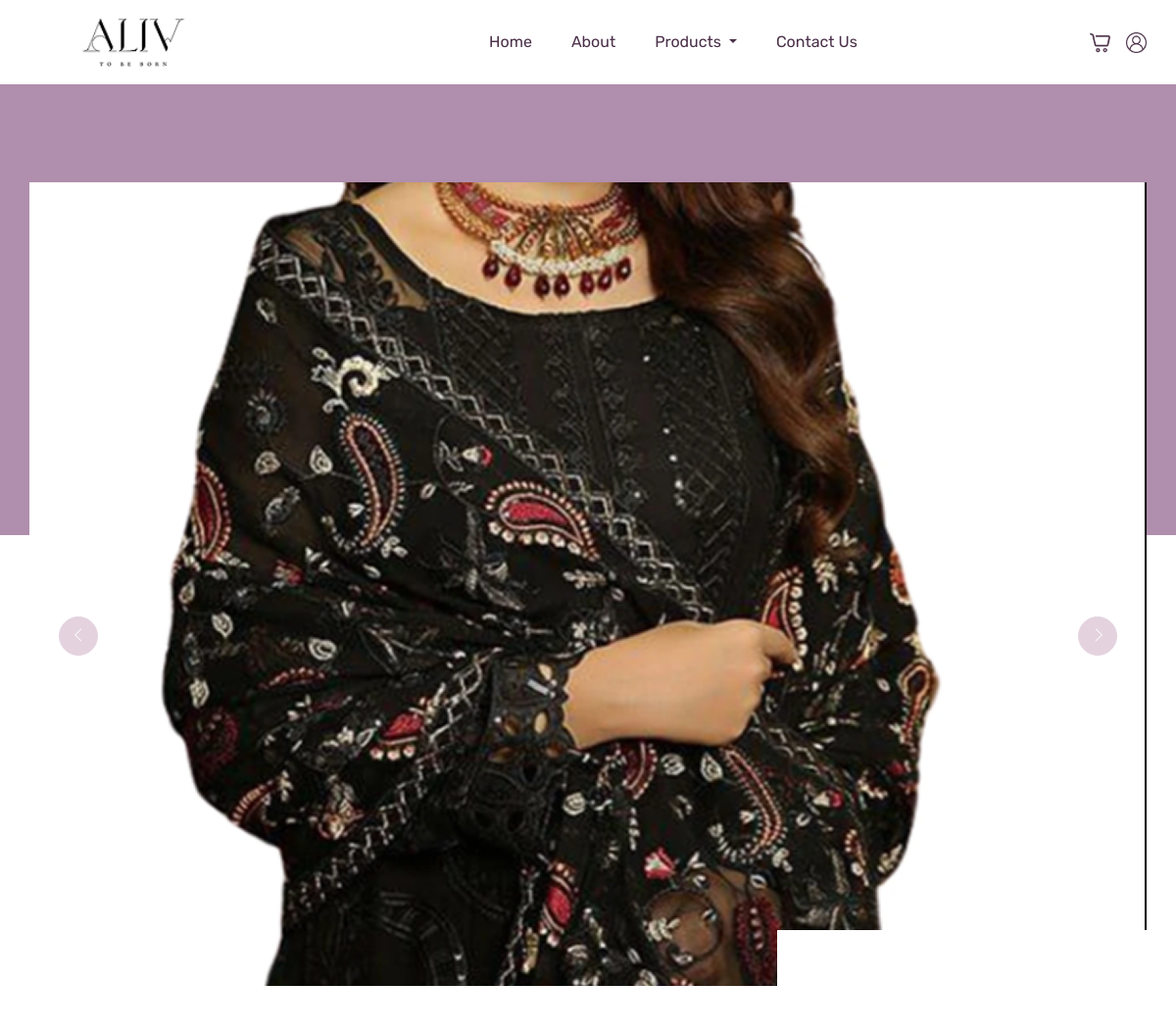
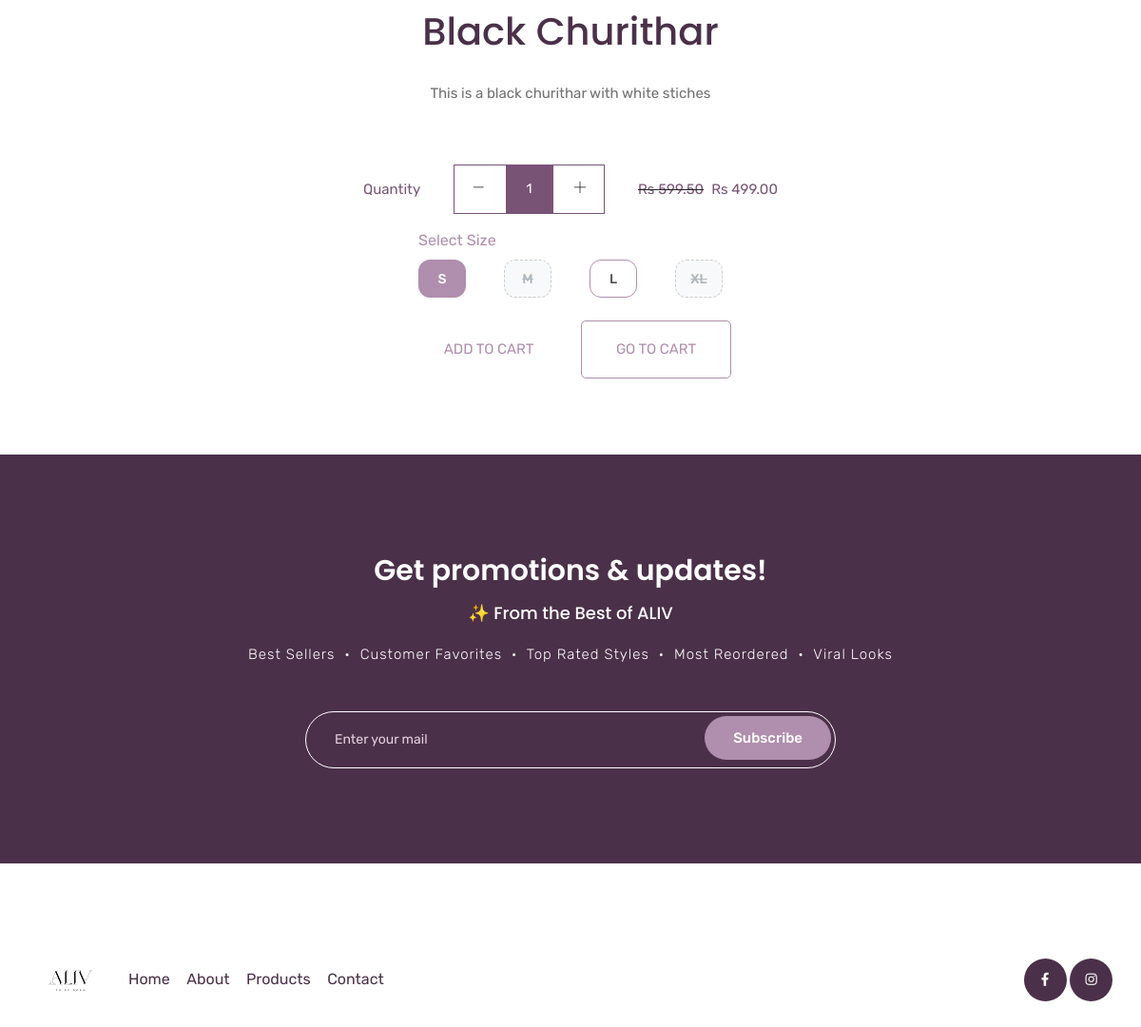
The app's page /product/2 with its own data (2 pictures, top to bottom).
### website/models.py (models this page shows, shortened)
class ProductImage(models.Model):
    product = models.ForeignKey(Product, on_delete=models.CASCADE, related_name='images')
    image = models.ImageField(upload_to=product_gallery_image_path)
    alt_text = models.CharField(max_length=100, blank=True, null=True)
    is_featured = models.BooleanField(default=False)
    created_at = models.DateTimeField(auto_now_add=True)

class Product(models.Model):
    name        = models.CharField(max_length=100)
    price       = models.DecimalField(default=0, decimal_places=2, max_digits=6)
    category    = models.ForeignKey(Category, on_delete=models.CASCADE, default=1)
    sizes       = models.ManyToManyField(Size, blank=True)
    description = models.CharField(max_length=300, default='', blank=True, null=True)
    image       = models.ImageField(
        upload_to=product_image_path,
        help_text="Please upload an image for the product in 360*380 resolution.")
    is_sale     = models.BooleanField(default=False)
    sale_price  = models.DecimalField(default=0, decimal_places=2, max_digits=6)
    is_top_product = models.BooleanField(default=False, help_text="Mark as Top Product (max 6)")
    priority = models.PositiveIntegerField(
        default=0,
        help_text="Use numbers 1 to 6 for top product priority. Leave 0 if not top."
    )

class Size(models.Model):
    name = models.CharField(max_length=50)
    code = models.CharField(max_length=20, default='', blank=True, null=True)

### website/views.py (the view)
# urls.py: path('product/<int:pk>',views.product, name="product"),
def product(request, pk):
    product = Product.objects.get(id=pk)
    product_url = request.build_absolute_uri()
    product_images = product.images.all()  # Uses related_name='images'
    all_sizes = Size.objects.all()
    return render(request, 'product.html', {
        'product': product,
        'product_url': product_url,
        'product_images': product_images,
        'all_sizes': all_sizes,
    })

### website/templates/product.html (shortened to what this page needs)
{% extends 'base.html' %}
{% load static %}
{% block content%}
<div class="product_image_area">
    <div class="container">
        <div class="row justify-content-center">
            <div class="col-lg-12">
                <div class="product_img_slide owl-carousel">
                    {% for img in product_images %}
                    <div class="single_product_img">
                        <img src="{{ img.image.url }}" alt="{{ img.alt_text|default:product.name }}" class="img-fluid">
                    </div>
                    {% endfor %}
                </div>
            </div>
            <div class="col-lg-8">
                <div class="single_product_text text-center">
                    <h3>{{ product.name }}</h3>
                    <p>
                        {{ product.description}}
                    </p>
                    <div class="card_area">
                        <div class="product_count_area">
                            <p>Quantity</p>
                            <div class="product_count d-inline-block">
                                <span class="product_count_item inumber-decrement"> <i class="ti-minus"></i></span>
                                <input class="product_count_item input-number" type="text" value="1" min="1" max="10">
                                <span class="product_count_item number-increment"> <i class="ti-plus"></i></span>
                            </div>
                            {% if product.is_sale %}
                            <strike class="mr-2">
                                <p>Rs {{ product.price}}</p>
                            </strike>
                            <p>Rs {{ product.sale_price}}</p>
                            {% else %}
                            <p>Rs {{ product.price}}</p>
                            {% endif %}
                        </div>
                        <div class="product_size_selector mb-4 mt-3"
                            style="text-align: left; max-width: 320px; margin-left: auto; margin-right: auto;">
                            <div class="d-flex justify-content-between align-items-center mb-2">
                                <span style="color: #B08EAD; font-size: 16px;">Select Size</span>
                            </div>
                            <div class="d-flex justify-content-between" id="size-options-container">
                                {% for size in all_sizes %}
                                {% if size in product.sizes.all %}
                                <div class="size-option" data-value="{{ size.code }}">{{ size.code }}</div>
                                {% else %}
                                <div class="size-option disabled" data-value="{{ size.code }}">{{ size.code }}</div>
                                {% endif %}
                                {% endfor %}
                            </div>
                        </div>
                        <div class="buy_now">
                            <form action="{% url 'add_to_cart' product.id %}" method="POST" id="add_to_cart_form"
                                style="display: inline-block;">
                                <button type="submit" class="btn_3" style="border: none; cursor: pointer;">
                                    Add to Cart
                                </button>
                            </form>
                            <a href="{% url 'cart_detail' %}" class="btn_3" style="margin-left: 10px;">
                                Go to Cart
                            </a>
                        </div>
                    </div>
                </div>
            </div>
        </div>
    </div>
</div>
<section class="subscribe_part section_padding">
    <div class="container">
        <div class="row justify-content-center">
            <div class="col-lg-8">
                <div class="subscribe_part_content">
                    <h2>Get promotions & updates!</h2>
                    <h4 style="color: #fff; margin-bottom: 15px;">✨ From the Best of ALIV</h4>
                    <p style="letter-spacing: 1px; font-weight: 300; margin-bottom: 30px;">Best Sellers
                        &nbsp;&bull;&nbsp; Customer Favorites &nbsp;&bull;&nbsp; Top Rated Styles &nbsp;&bull;&nbsp;
                        Most Reordered &nbsp;&bull;&nbsp; Viral Looks</p>
                    <div class="subscribe_form">
                        <form action="{% url 'subscribe' %}" method="POST">
                            <input type="email" name="email" placeholder="Enter your mail" required>
                            <button type="submit" class="btn_1"
                                style="border: none; cursor: pointer;">Subscribe</button>
                        </form>
                    </div>
                </div>
            </div>
        </div>
    </div>
</section>
{% endblock %}

### website/templates/base.html (shortened to what this page needs)
{% load static %}
<!doctype html>
<html lang="zxx">
<head>
    <link rel="stylesheet" href="{%static 'website/css/bootstrap.min.css'%}">
    <link rel="stylesheet" href="{%static 'website/css/animate.css'%}">
    <link rel="stylesheet" href="{%static 'website/css/owl.carousel.min.css'%}">
    <link rel="stylesheet" href="{%static 'website/css/all.css'%}">
    <link rel="stylesheet" href="{%static 'website/css/flaticon.css'%}">
    <link rel="stylesheet" href="{%static 'website/css/themify-icons.css'%}">
    <link rel="stylesheet" href="{%static 'website/css/magnific-popup.css'%}">
    <link rel="stylesheet" href="{%static 'website/css/slick.css'%}">
    <link rel="stylesheet" href="{%static 'website/css/style.css'%}">
</head>
<body>
    <header class="main_menu home_menu">
        <div class="container">
            <div class="row align-items-center justify-content-center">
                <div class="col-lg-12">
                    <nav class="navbar navbar-expand-lg navbar-light">
                        <a class="navbar-brand" href="{% url 'home' %}">
                            <img src="{% static 'website/img/alivv/toalivv.png' %}" alt="logo" style="height: 50px;">
                        </a>
                        <div class="collapse navbar-collapse main-menu-item" id="navbarSupportedContent">
                            <ul class="navbar-nav">
                                <li class="nav-item">
                                    <a class="nav-link" href="{% url 'home' %}">Home</a>
                                </li>
                                <li class="nav-item">
                                    <a class="nav-link" href="{% url 'about' %}">about</a>
                                </li>
                                <li class="nav-item dropdown">
                                    <a class="nav-link dropdown-toggle" href="blog.html" id="navbarDropdown_1"
                                        role="button" data-toggle="dropdown" aria-haspopup="true" aria-expanded="false">
                                        products
                                    </a>
                                </li>
                                <li class="nav-item">
                                    <a class="nav-link" href="{% url 'contact' %}">Contact Us</a>
                                </li>
                            </ul>
                        </div>
                        <div class="hearer_icon d-flex align-items-center">
                            <a href="{% url 'cart_detail' %}" class="mr-3">
                                <img src="{% static 'website/img/alivv/cart.png' %}" alt="cart"
                                    style="width: 1.5em !important;">
                            </a>
                            <div class="dropdown cart_dropdown">
                                <a href="{% url 'login' %}" id="navbarDropdown3" role="button" data-toggle="dropdown"
                                    aria-haspopup="true" aria-expanded="false">
                                    <img src="{% static 'website/img/alivv/user.png' %}" alt="user"
                                        style="width: 1.5em !important;">
                                </a>
                            </div>
                        </div>
                    </nav>
                </div>
            </div>
        </div>
    </header>
    {% block content%}
    {% endblock %}
    <footer class="footer_part">
        <div class="footer_iner">
            <div class="container">
                <div class="row justify-content-between align-items-center">
                    <div class="col-lg-8">
                        <div class="footer_menu">
                            <div class="footer_logo">
                                <a href="{% url 'home' %}"><img src="{%static 'website/img/alivv/alivv.png'%}"
                                        alt="#"></a>
                            </div>
                            <div class="footer_menu_item">
                                <a href="{% url 'home' %}">Home</a>
                                <a href="{% url 'about' %}">About</a>
                                <a href="{% url 'product_list' %}">Products</a>
                                <a href="{% url 'contact' %}">Contact</a>
                            </div>
                        </div>
                    </div>
                    <div class="col-lg-4">
                        <div class="social_icon">
                            <a href="#"><i class="fab fa-facebook-f"></i></a>
                            <a href="#"><i class="fab fa-instagram"></i></a>
                        </div>
                    </div>
                </div>
            </div>
        </div>
    </footer>
</body>
</html>

### static/website/css/all.css (style rules this page uses)
.fa, .fas, .far, .fal, .fab { -moz-osx-font-smoothing: grayscale; -webkit-font-smoothing: antialiased; display: inline-block; font-style: normal; font-variant: normal; text-rendering: auto; line-height: 1; }
.fa-facebook-f:before { content: "\f39e"; }
.fa-instagram:before { content: "\f16d"; }
.fab { font-family: 'Font Awesome 5 Brands'; }

### website/templates/product.html (style rules this page uses)
.size-option { width: 50px; height: 40px; border: 1px solid #B08EAD; border-radius: 12px; display: flex; align-items: center; justify-content: center; cursor: pointer; font-weight: 500; color: #555; transition: all 0.2s ease; }
.size-option.selected { border-color: #B08EAD; background-color: #B08EAD; color: #fff; }
.size-option.disabled { border: 1px dashed #ccc; background-color: #f8f9fa; color: #adb5bd; text-decoration: line-through; cursor: not-allowed; pointer-events: none; }

### records on screen
ProductImage: image (picture)
Product: name "Black Churithar", description "This is a black churithar with white stiches", price "599.50", sale_price "499.00"
Size: code "S"
Size: code "M"
Size: code "L"
Size: code "XL"
